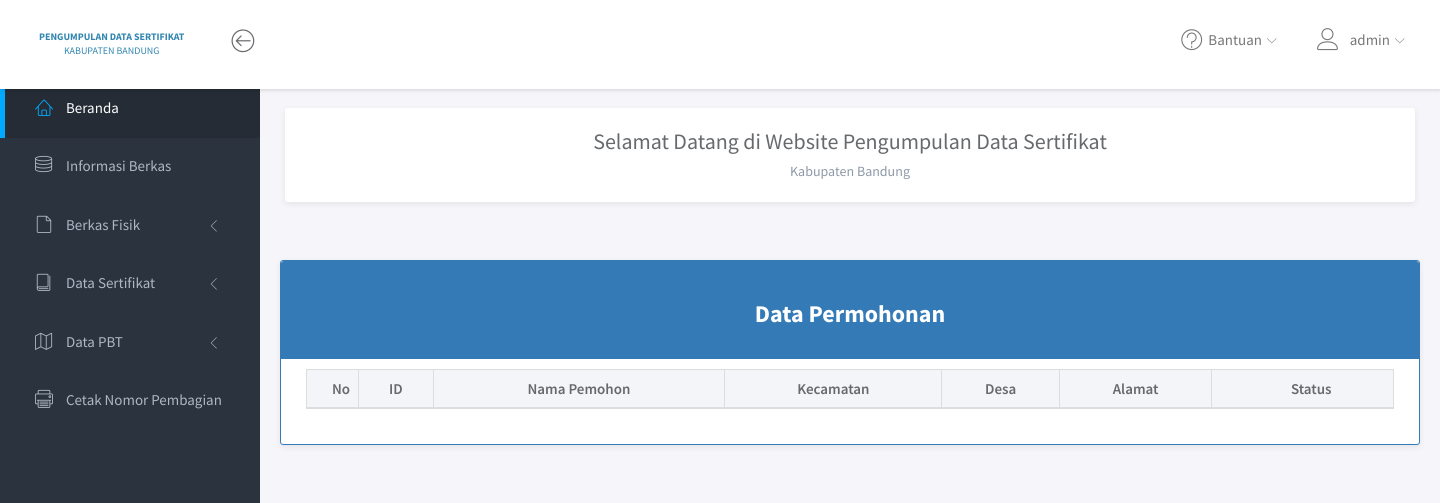
Before: /user/index.php (signed in) with the older database file.
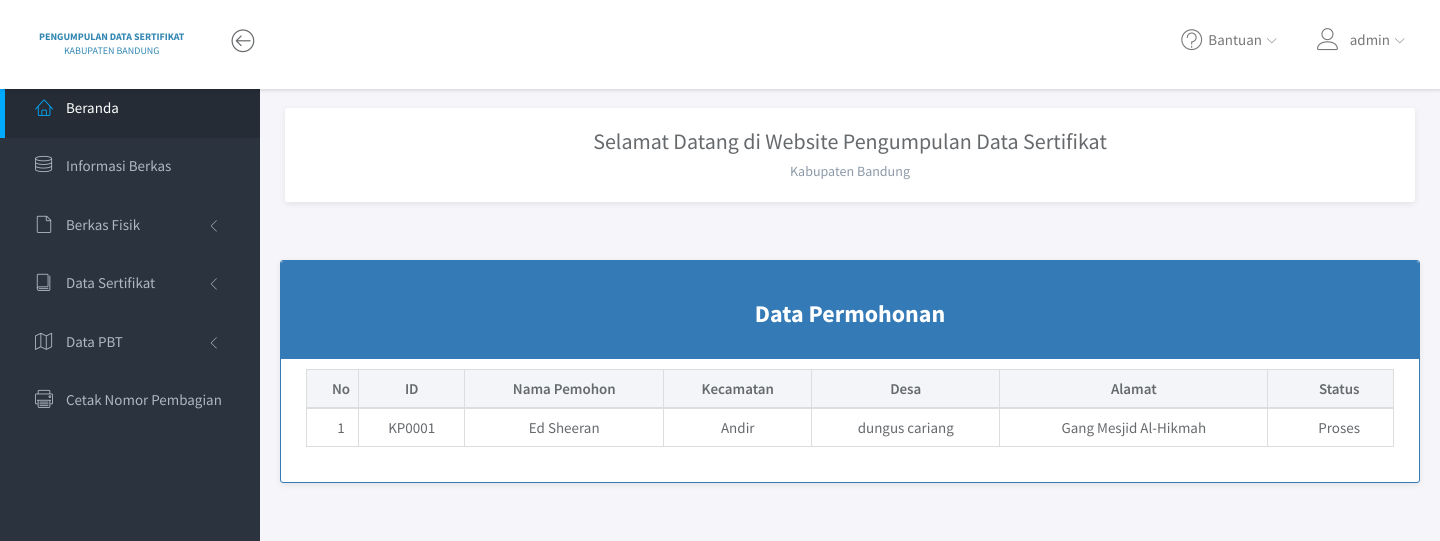
After: the same page with the newer database file.
### tables this page shows
CREATE TABLE `user` (
  `id_user` int(5) NOT NULL,
  `username` varchar(20) NOT NULL,
  `password` varchar(50) NOT NULL,
  `email` varchar(50) NOT NULL,
  `nama_lengkap` varchar(50) NOT NULL,
  `jabatan` varchar(10) NOT NULL,
  `dibuat_pada` timestamp(6) NOT NULL DEFAULT CURRENT_TIMESTAMP(6) ON UPDATE CURRENT_TIMESTAMP(6)
);

CREATE TABLE `permohonan` (
  `id_permohonan` varchar(6) NOT NULL,
  `id_user` int(5) NOT NULL,
  `kecamatan` varchar(255) NOT NULL,
  `desa` varchar(255) NOT NULL,
  `alamat` text NOT NULL,
  `status` enum('Sedang','Proses','Selesai','Batal') NOT NULL
);

### user/index.php (the view, shortened to what this page needs)
<?php
include '../core/conn.php';
	$data = mysqli_query($connection, "SELECT * FROM permohonan");
?>
<!DOCTYPE html>
<html lang="en">
<head>
	<link rel="stylesheet" href="assets/vendor/bootstrap/css/bootstrap.min.css">
	<link rel="stylesheet" href="assets/vendor/font-awesome/css/font-awesome.min.css">
	<link rel="stylesheet" href="assets/vendor/linearicons/style.css">
	<link rel="stylesheet" href="assets/vendor/chartist/css/chartist-custom.css">
	<link rel="stylesheet" href="../user/assets/vendor/datatables/dataTables.bootstrap4.css">
	<link rel="stylesheet" href="../user/assets/vendor/datatables/dataTables.bootstrap4.min.css">
	<link rel="stylesheet" href="assets/css/main.css">
	<link rel="stylesheet" href="assets/css/demo.css">
</head>
<body>
	<div id="wrapper">
		<nav class="navbar navbar-default navbar-fixed-top">
			<div class="brand">
				<a href="index.php" class="logo"><b>PENGUMPULAN DATA SERTIFIKAT </b><br> <center> KABUPATEN BANDUNG </center></a>
			</div>
			<div class="container-fluid">
				<div class="navbar-btn">
					<button type="button" class="btn-toggle-fullwidth"><i class="lnr lnr-arrow-left-circle"></i></button>
				</div>
				<div id="navbar-menu">
					<ul class="nav navbar-nav navbar-right">
						<li class="dropdown">
							<a href="#" class="dropdown-toggle" data-toggle="dropdown"><i class="lnr lnr-question-circle"></i> <span>Bantuan</span> <i class="icon-submenu lnr lnr-chevron-down"></i></a>
						</li>
						<li class="dropdown">
							<a href="#" class="dropdown-toggle" data-toggle="dropdown"><i class="lnr lnr-user"> </i><span><?=$_SESSION['username'];?></span> <i class="icon-submenu lnr lnr-chevron-down"></i></a>
						</li>
					</ul>
				</div>
			</div>
		</nav>
		<div id="sidebar-nav" class="sidebar">
			<div class="sidebar-scroll">
				<nav>
					<ul class="nav">
						<li><a href="index.php" class="active"><i class="lnr lnr-home"></i> <span>Beranda</span></a></li>
						<li><a href="informasi_berkas.php" class=""><i class="lnr lnr-database"></i> <span>Informasi Berkas</span></a></li>
						<li>
							<a href="#subFisik" data-toggle="collapse" class="collapsed"><i class="lnr lnr-file-empty"></i> <span>Berkas Fisik</span> <i class="icon-submenu lnr lnr-chevron-left"></i></a>
						</li>
						<li>
							<a href="#subSerti" data-toggle="collapse" class="collapsed"><i class="lnr lnr-book"></i> <span>Data Sertifikat</span> <i class="icon-submenu lnr lnr-chevron-left"></i></a>
						</li>
						<li>
							<a href="#subPBT" data-toggle="collapse" class="collapsed"><i class="lnr lnr-map"></i> <span>Data PBT</span> <i class="icon-submenu lnr lnr-chevron-left"></i></a>
						</li>
						<li><a href="cetak.php" class=""><i class="lnr lnr-printer"></i> <span>Cetak Nomor Pembagian</span></a></li>
					</ul>
				</nav>
			</div>
		</div>
		<div class="main">
			<div class="main-content">
				<div class="container-fluid">
					<div class="panel panel-headline">
						<div class="panel-heading text-center">
							<h3 class="panel-title">Selamat Datang di Website Pengumpulan Data Sertifikat</h3>
							<p class="panel-subtitle">Kabupaten Bandung</p>
						</div>
				</div>
			</div>
		</div>
		<div class="container">
				<div class="panel panel-primary">
					<div class="panel-heading text-center"><h3><b>Data Permohonan</b></h3></div>
					<div class="panel-body">
						<table class="table table-bordered" id="dataTables" cellspacing="0" width="100%">
							<thead style="background: #f3f5f8">
								<tr style="text-align:center;">
									<th style="text-align:center;width:10px;">No</th>
									<th style="text-align: center;">ID</th>
									<th style="text-align: center;">Nama Pemohon</th>
									<th style="text-align: center;">Kecamatan</th>
									<th style="text-align: center;">Desa</th>
									<th style="text-align: center;">Alamat</th>
									<th style="text-align: center;">Status</th>
								</tr>
							</thead>
							<tbody>
								<?php
								  $no = 0;
					              while($d = mysqli_fetch_array($data)){
					              	$no++;
					            ?>
					              <?php
					              	$id_user = $d['id_user'];
					              	$nama = mysqli_query($connection, "SELECT nama_lengkap FROM user WHERE id_user=$id_user");
					              	while ($row = $nama->fetch_assoc()) {
					              ?>
					            <tr>
					            	<td style="text-align: center;"><?php echo $no; ?></td>
					            	<td style="text-align: center;"><?=$d['id_permohonan'];?></td>
					            	<td style="text-align: center;"><?=$row['nama_lengkap'];?></td>
					            	<td style="text-align: center;"><?=$d['kecamatan'];?></td>
					            	<td style="text-align: center;"><?=$d['desa'];?></td>
					            	<td style="text-align: center;"><?=$d['alamat'];?></td>
					            	<td style="text-align: center;"><?=$d['status'];?></td>
					            </tr>
					        <?php } ?>
					        <?php } ?>
							</tbody>
						</table>
					</div>
				</div>
			</div>
	</div>
</body>
</html>

Changed rows visible on the page:
added permohonan: id_permohonan "KP0001", kecamatan "Andir", desa "dungus cariang", alamat "Gang Mesjid Al-Hikmah", status "Proses"
added user: nama_lengkap "Ed Sheeran"
